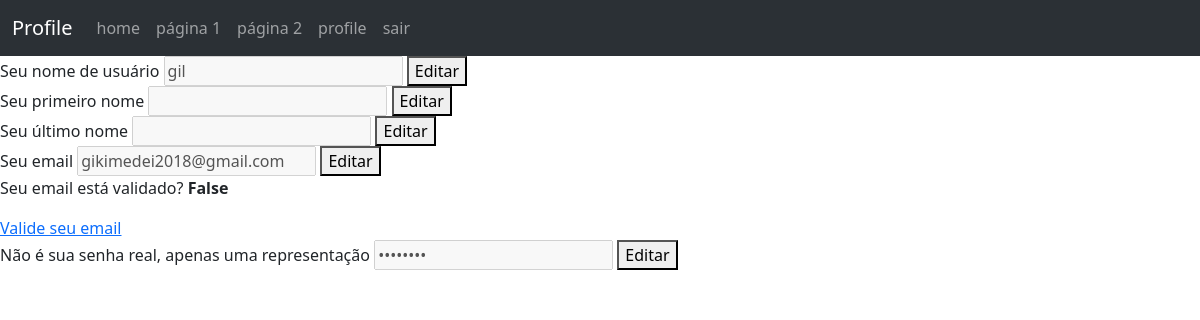
The page /profile/ (signed in) on the database as committed earlier.
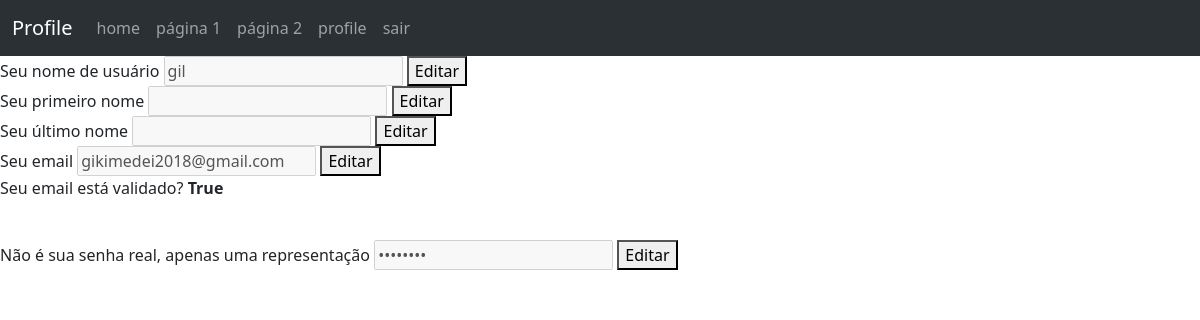
The same page on the database as committed later.
### authsys/models.py (models this page shows)
class CustomUser(AbstractUser):
    email_validated = models.BooleanField(
        "Campo que define se o email de um usuário foi validado",
        "email_validated",
        blank=True,
        default=False,
    )

### authsys/views.py (the view, shortened to what this page needs)
# urls.py: path('', views.Profile.as_view(), name="profile"),
class Profile(LoginRequiredMixin, TemplateView):
    template_name = "profile.html"

### authsys/templates/profile.html (shortened to what this page needs)
{% extends 'home.html' %}
{% block NavBarBrand %}
    Profile
{% endblock %}
{% block content %}
    <div>
        <form action="#" method="post">
            <label for="username">Seu nome de usuário</label>
            <input id="username" type="text" value="{{ user.username }}" name="username" required disabled>
            <button type="button" onclick="liberar_edicao('username')">Editar</button>
            <br>
            <label for="first_name">Seu primeiro nome</label>
            <input id="first_name" type="text" value="{{ user.first_name }}" name="first_name" disabled>
            <button type="button" onclick="liberar_edicao('first_name')">Editar</button>
            <br>
            <label for="last_name">Seu último nome</label>
            <input id="last_name" type="text" value="{{ user.last_name }}" name="last_name" disabled>
            <button type="button" onclick="liberar_edicao('last_name')">Editar</button>
            <br>
            <label for="email">Seu email</label>
            <input id="email" type="email" value="{{ user.email }}" name="email" required disabled>
            <button type="button" onclick="liberar_edicao('email')">Editar</button>
            <br>
            <p>Seu email está validado? <b class="text-body-success">{{ user.email_validated }}</b></p>
            {% if not user.email_validated %}
                <a href="{% url 'send_validation_email' %}">Valide seu email</a>
            {% endif %}
            <br>
            <label for="pass">Não é sua senha real, apenas uma representação</label>
            <input id="pass" type="password" value="12345678" name="password" required disabled>
            <button type="button" onclick="liberar_edicao('pass')">Editar</button>
            <br>
        </form>
    </div>
{% endblock %}

### authsys/templates/home.html (shortened to what this page needs)
<!DOCTYPE html>
<html lang="pt-br" style="height: 100%; width: 100%;">
<head>
    <link href="https://cdn.jsdelivr.net/npm/bootstrap@5.3.3/dist/css/bootstrap.min.css" rel="stylesheet">
</head>
<body style="height: 100%; width: 100%;">
    <nav class="navbar navbar-expand-lg bg-body-tertiary
    bg-dark" data-bs-theme="dark">
        <div class="container-fluid">
            <a class="navbar-brand" href="#">
                {% block NavBarBrand %}{% endblock %}
            </a>
            <div class="collapse navbar-collapse">
                <ul class="navbar-nav">
                    <li class="nav-item">
                        <a class="nav-link" href="{% url 'home' %}">home</a>
                    </li>
                    <li class="nav-item">
                        <a class="nav-link" href="{% url 'pag1' %}">página 1</a>
                    </li>
                    <li class="nav-item">
                        <a class="nav-link" href="{% url 'pag2' %}">página 2</a>
                    </li>
                    <li class="nav-item">
                        <a class="nav-link" href="{% url 'profile' %}">profile</a>
                    </li>
                    {% if user.is_authenticated %}
                    <li class="nav-item">
                        <form action="{% url 'logout' %}" method="post">
                            <button class="nav-link" type="submit">sair</button>
                        </form>
                    </li>
                    {% else %}
                    <li class="nav-item">
                        <a class="nav-link" href="{% url 'login' %}">login</a>
                    </li>
                    {% endif %}
                </ul>
            </div>
        </div>
    </nav>
    {% block content %}
    {% endblock %}
</body>
</html>

Rows that differ between the two databases and show on the page:
changed CustomUser "gil": email_validated "False" → "True"
Other text that changed with them:
text no longer shown: "Valide seu email"
